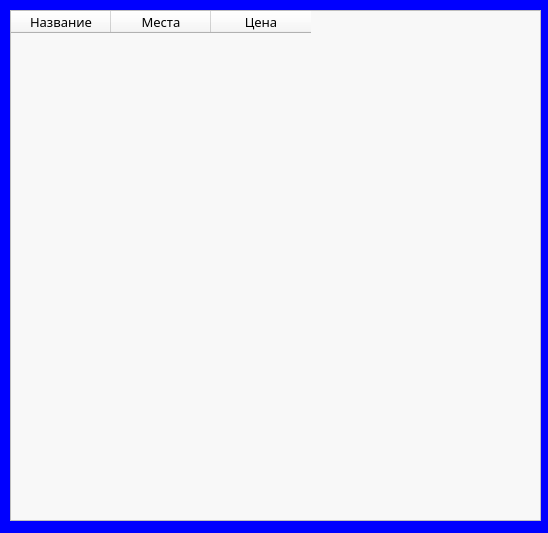
<?xml version="1.0" encoding="UTF-8"?>
<ui version="4.0">
 <class>CinHist</class>
 <widget class="QWidget" name="CinHist">
  <property name="geometry">
   <rect>
    <x>0</x>
    <y>0</y>
    <width>548</width>
    <height>533</height>
   </rect>
  </property>
  <property name="windowTitle">
   <string>История кинотеатра</string>
  </property>
  <property name="styleSheet">
   <string notr="true">background-color: rgb(0, 0, 255);</string>
  </property>
  <widget class="QTableWidget" name="orders">
   <property name="geometry">
    <rect>
     <x>10</x>
     <y>10</y>
     <width>531</width>
     <height>511</height>
    </rect>
   </property>
   <property name="maximumSize">
    <size>
     <width>531</width>
     <height>511</height>
    </size>
   </property>
   <property name="styleSheet">
    <string notr="true">background-color: rgb(248, 248, 248);</string>
   </property>
   <column>
    <property name="text">
     <string>Название</string>
    </property>
    <property name="font">
     <font>
      <family>Montserrat Medium</family>
      <pointsize>10</pointsize>
     </font>
    </property>
   </column>
   <column>
    <property name="text">
     <string>Места</string>
    </property>
    <property name="font">
     <font>
      <family>Montserrat Medium</family>
      <pointsize>10</pointsize>
     </font>
    </property>
   </column>
   <column>
    <property name="text">
     <string>Цена</string>
    </property>
    <property name="font">
     <font>
      <family>Montserrat Medium</family>
      <pointsize>10</pointsize>
     </font>
    </property>
   </column>
  </widget>
 </widget>
 <resources/>
 <connections/>
</ui>
